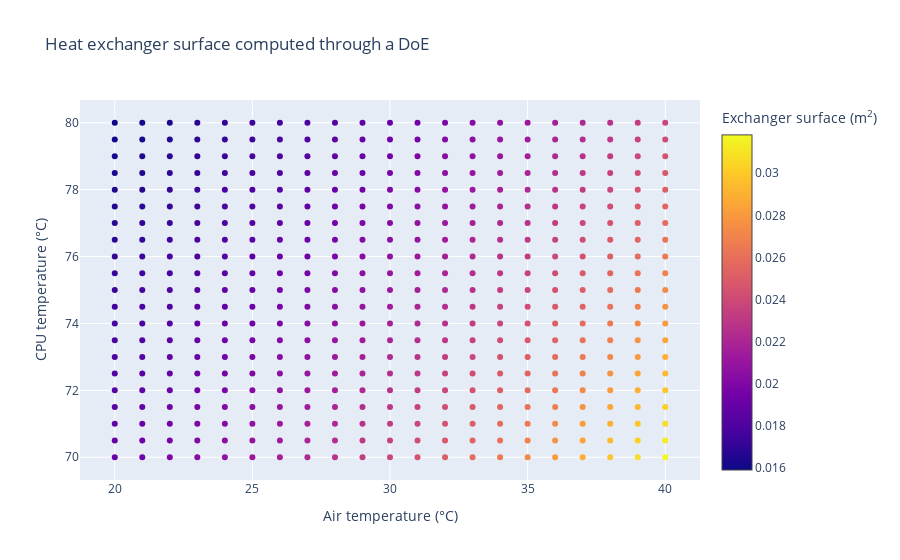

This figure's notebook cell:
### Markdown cell above
#### Plot chart of multiple designs

### Code cell
import plotly.graph_objects as go

title = "Heat exchanger surface computed through a DoE"
fig = go.Figure(
    data=go.Scatter(
        x=results["fan.T_air"],
        y=results["T_cpu"],
        mode="markers",
        marker=dict(
            color=results["exchanger.surface"],
            colorbar={"title": "Exchanger surface (m<sup>2</sup>)"},
        ),
    )
)
fig.update_layout(
    xaxis_title="Air temperature (°C)", yaxis_title="CPU temperature (°C)", title=title
)
fig.show()

### Figure 1 — Plotly figure (JSON) as saved in the notebook; plotly's stock layout.template omitted (floating-point values rounded to 4 significant figures; data arrays with more than 128 entries replaced by an {"elided": "..."} marker saying what was removed)
{"data": [{"marker": {"color": {"elided": "441 float values"}, "colorbar": {"title": {"text": "Exchanger surface (m<sup>2</sup>)"}}}, "mode": "markers", "type": "scatter", "x": {"elided": "441 int values"}, "y": {"elided": "441 float values"}}], "layout": {"title": {"text": "Heat exchanger surface computed through a DoE"}, "xaxis": {"title": {"text": "Air temperature (°C)"}}, "yaxis": {"title": {"text": "CPU temperature (°C)"}}}}
